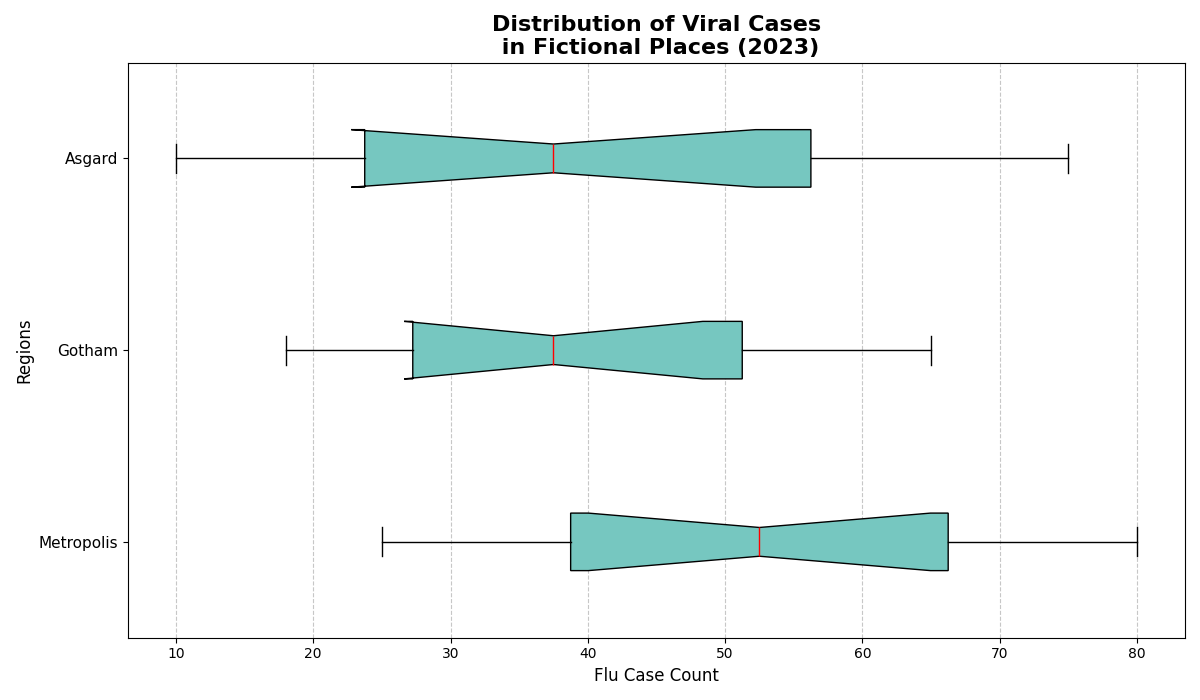

Recreate this plot in Python.
import matplotlib.pyplot as plt
import numpy as np

cities = ['Metropolis', 'Gotham', 'Asgard']

flu_cases_data = {
    'Metropolis': [30, 25, 40, 35, 50, 60, 45, 55, 65, 70, 75, 80],
    'Gotham': [20, 18, 25, 28, 30, 35, 40, 45, 50, 55, 60, 65],
    'Asgard': [15, 10, 20, 25, 30, 35, 40, 45, 55, 60, 70, 75]
}

data_for_box = [flu_cases_data[city] for city in cities]

fig, ax = plt.subplots(figsize=(12, 7))

color = '#76C7C0'

box = ax.boxplot(data_for_box, patch_artist=True, notch=True, vert=False,
                 boxprops=dict(facecolor=color, color='black'),
                 whiskerprops=dict(color='black'),
                 capprops=dict(color='black'),
                 medianprops=dict(color='red'),
                 flierprops=dict(markerfacecolor=color, marker='o', markersize=5, alpha=0.6))

ax.set_title('Distribution of Viral Cases\n in Fictional Places (2023)', fontsize=16, fontweight='bold')
ax.set_xlabel('Flu Case Count', fontsize=12)
ax.set_ylabel('Regions', fontsize=12)

ax.set_yticks(np.arange(1, len(cities) + 1))
ax.set_yticklabels(cities, fontsize=11)

ax.xaxis.grid(True, linestyle='--', alpha=0.7)

plt.tight_layout()
plt.show()
